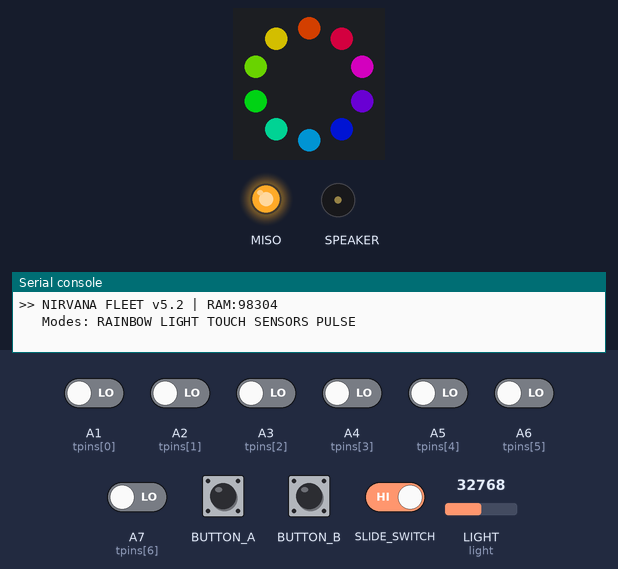
The program below on a simulated Circuit Playground running CircuitPython. Shown: the board's ring of 10 RGB LEDs (number 0 left of the top, counting anticlockwise), output pins drawn as LEDs (lit = HIGH), buzzer (waves = sounding), the last lines printed to the serial console. Inputs (shaded band) come from the test bench; at power-on: A1 (tpins[0]), A2 (tpins[1]), A3 (tpins[2]), A4 (tpins[3]), A5 (tpins[4]), A6 (tpins[5]), A7 (tpins[6]) LOW, LIGHT (light) = 32768 (analog values on the 0–65535 scale). Dim RGB values are drawn brighter than linear; touch pads read as touched when driven HIGH.

Above: at 1.37 s.
1.4 s: button A pressed for 0.15 s
At 2.5 s:
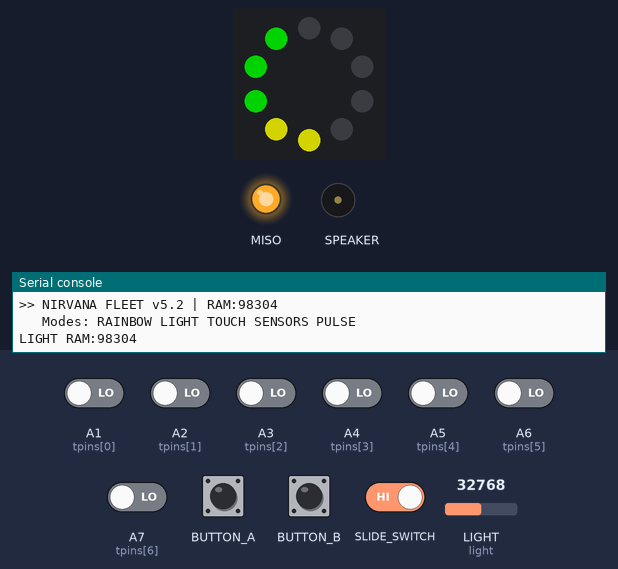
3.0 s: LIGHT (light) set to 19660
At 3.5 s:
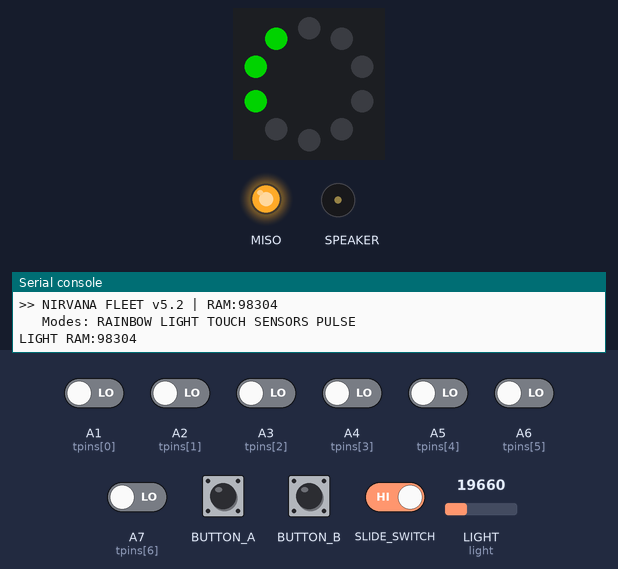
4.5 s: LIGHT (light) set to 57670
At 5.7 s:
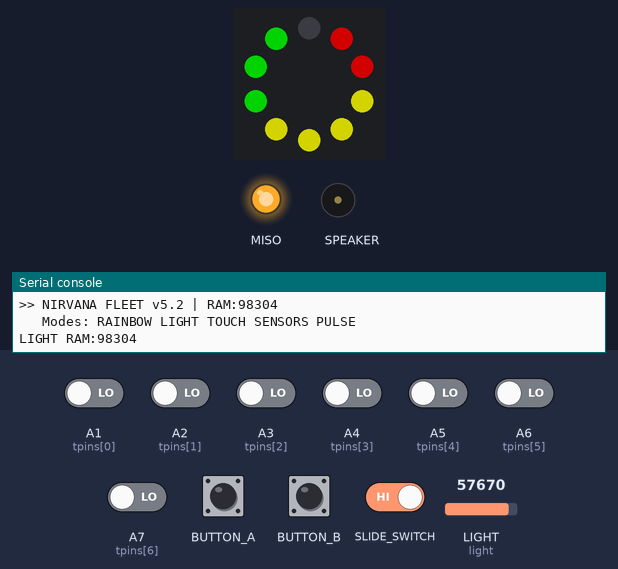
6.0 s: LIGHT (light) set to 65535
At 7.2 s:
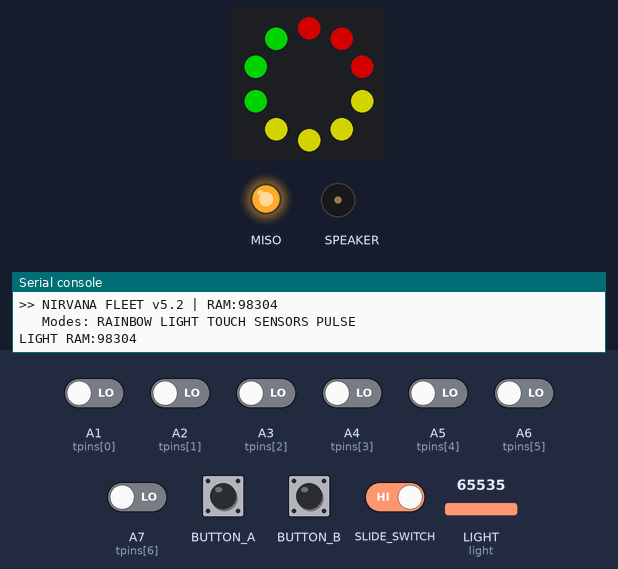
7.5 s: button A pressed for 1 s
At 8.6 s:
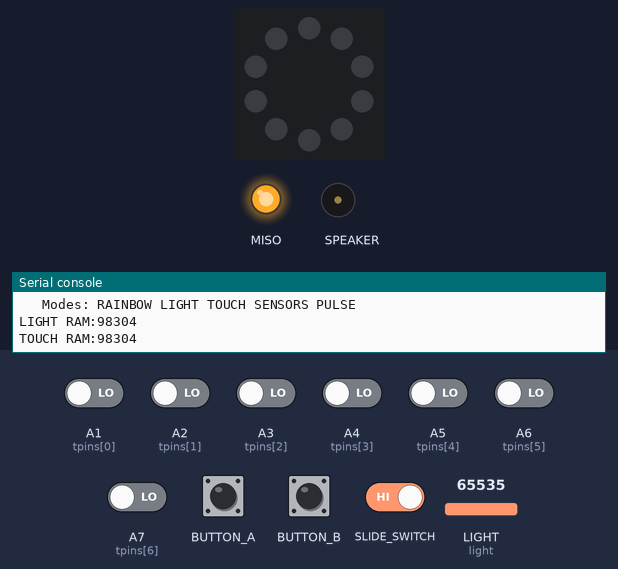
10.0 s: button A pressed for 0.15 s
At 11.0 s:
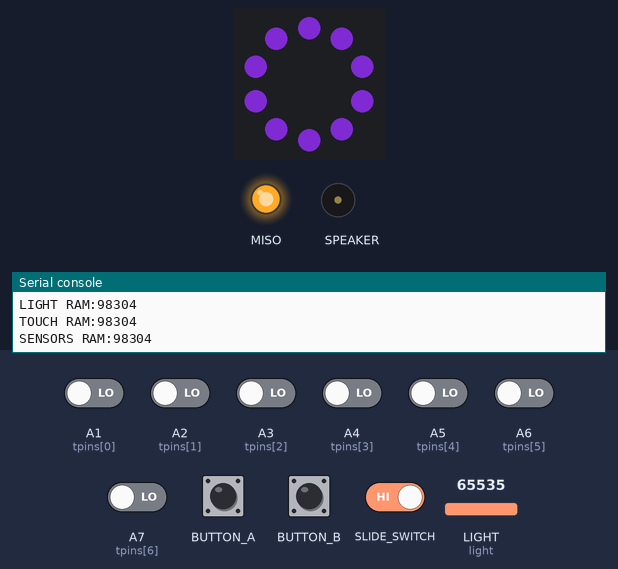
Timing chart, 0 to 12.8 s (numbered marks = the images above; inputs shaded):
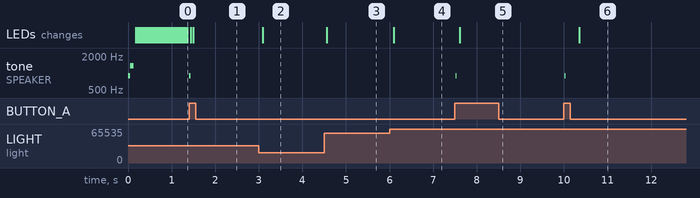

Measured:
- after the input at 1.4 s, tone on SPEAKER: silent → 888 Hz at once, → silent 0.03 s later
- after the input at 3.0 s, the LEDs: change after 0.09 s (image 2)
- after the input at 4.5 s, the LEDs: change after 0.06 s (image 3)
- after the input at 6.0 s, the LEDs: change after 0.10 s (image 4)
- after the input at 7.5 s, tone on SPEAKER: silent → 888 Hz at once, → silent 0.03 s later; the LEDs: change after 0.11 s (image 5)
- after the input at 10.0 s, tone on SPEAKER: silent → 888 Hz at once, → silent 0.03 s later; the LEDs: change after 0.35 s (image 6)

The program:

code.py
```python
# Nirvana Fleet Agent v5.2 — CPlay Express
# 5 modes: RAINBOW / LIGHT / TOUCH / SENSORS / PULSE
# Button A: next mode | Button B: toggle speaker | Slide: brightness
import board, time, math, gc, neopixel, analogio, digitalio, touchio

DEVICE = "npu-cpx-001"
FLEET = "NIRVANA FLEET"
VER = "v5.2"
NP = (153, 51, 255)
NG = (0, 255, 136)

pixels = neopixel.NeoPixel(board.NEOPIXEL, 10, brightness=0.3, auto_write=False)
light = analogio.AnalogIn(board.LIGHT)

# Frozen modules (included in CP 10.2.1 for CPlay)
try:
    import adafruit_thermistor
    therm = adafruit_thermistor.Thermistor(board.TEMPERATURE, 10000, 10000, 25, 3950)
    HT = True
except:
    therm = None
    HT = False

try:
    import adafruit_lis3dh
    i2c = board.I2C()
    accel = adafruit_lis3dh.LIS3DH_I2C(i2c, address=0x18)
    HA = True
except:
    accel = None
    HA = False

# Buttons & switch
btn_a = digitalio.DigitalInOut(board.BUTTON_A)
btn_a.switch_to_input(pull=digitalio.Pull.DOWN)
btn_b = digitalio.DigitalInOut(board.BUTTON_B)
btn_b.switch_to_input(pull=digitalio.Pull.DOWN)
slide = digitalio.DigitalInOut(board.SLIDE_SWITCH)
slide.switch_to_input(pull=digitalio.Pull.UP)

# 7 capacitive touch pads
tpins = [board.A1, board.A2, board.A3, board.A4, board.A5, board.A6, board.A7]
touches = []
for p in tpins:
    try:
        touches.append(touchio.TouchIn(p))
    except:
        touches.append(None)

# Speaker (buzzer on A0 DAC via SPEAKER pin)
try:
    import audioio, audiocore, array
    audio = audioio.AudioOut(board.SPEAKER)
    epin = digitalio.DigitalInOut(board.SPEAKER_ENABLE)
    epin.switch_to_output(value=True)
    spk = True
    HAUD = True
except:
    spk = True
    HAUD = False


def beep(f=880, d=0.05):
    if not HAUD or not spk:
        return
    try:
        n = max(int(8000 / f), 2)
        s = array.array("H", [0] * n)
        for i in range(n):
            s[i] = int(32768 + 28000 * math.sin(6.283 * i / n))
        audio.play(audiocore.RawSample(s, sample_rate=8000), loop=True)
        time.sleep(d)
        audio.stop()
    except:
        pass


def hsv(h, s=1, v=1):
    h %= 360
    c = v * s
    x = c * (1 - abs((h / 60) % 2 - 1))
    m = v - c
    if h < 60:
        r, g, b = c, x, 0
    elif h < 120:
        r, g, b = x, c, 0
    elif h < 180:
        r, g, b = 0, c, x
    elif h < 240:
        r, g, b = 0, x, c
    elif h < 300:
        r, g, b = x, 0, c
    else:
        r, g, b = c, 0, x
    return (int((r + m) * 255), int((g + m) * 255), int((b + m) * 255))


MODES = ["RAINBOW", "LIGHT", "TOUCH", "SENSORS", "PULSE"]
mode = 0
rh = 0
la = False
lb = False

print(">> %s %s | RAM:%d" % (FLEET, VER, gc.mem_free()))
print("   Modes: %s" % " ".join(MODES))
beep(880, 0.05)
beep(1320, 0.08)

while True:
    a = btn_a.value
    b = btn_b.value
    sw = slide.value

    if a and not la:
        mode = (mode + 1) % len(MODES)
        beep(880, 0.03)
        print("%s RAM:%d" % (MODES[mode], gc.mem_free()))
    if b and not lb:
        spk = not spk
        if spk:
            beep(660, 0.05)

    la = a
    lb = b
    pixels.brightness = 0.5 if sw else 0.15

    if mode == 0:  # RAINBOW
        for i in range(10):
            pixels[i] = hsv(rh + i * 36)
        rh = (rh + 2) % 360
        time.sleep(0.04)

    elif mode == 1:  # LIGHT (VU-style meter from light sensor)
        lv = light.value >> 6
        lit = min(lv // 100, 10)
        pixels.fill(0)
        for i in range(lit):
            pixels[i] = (0, 255, 0) if i < 3 else ((255, 255, 0) if i < 7 else (255, 0, 0))
        time.sleep(0.06)

    elif mode == 2:  # TOUCH
        pixels.fill(0)
        for i, t in enumerate(touches):
            if t and t.value:
                pixels[i % 10] = (255, 0, 255)
        time.sleep(0.06)

    elif mode == 3:  # SENSORS (Nirvana purple)
        pixels.fill(NP)
        time.sleep(0.3)

    elif mode == 4:  # PULSE
        t = time.monotonic()
        b2 = int(127 + 127 * math.sin(t * 3))
        pixels.fill((b2, 0, b2 >> 1))
        time.sleep(0.04)

    pixels.show()
    gc.collect()
```
